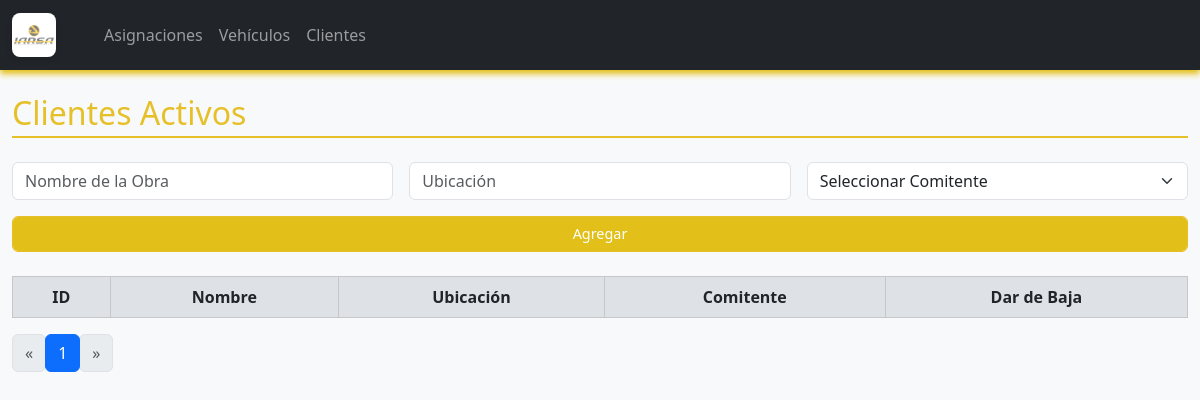
Before: /clientes with the older database file.
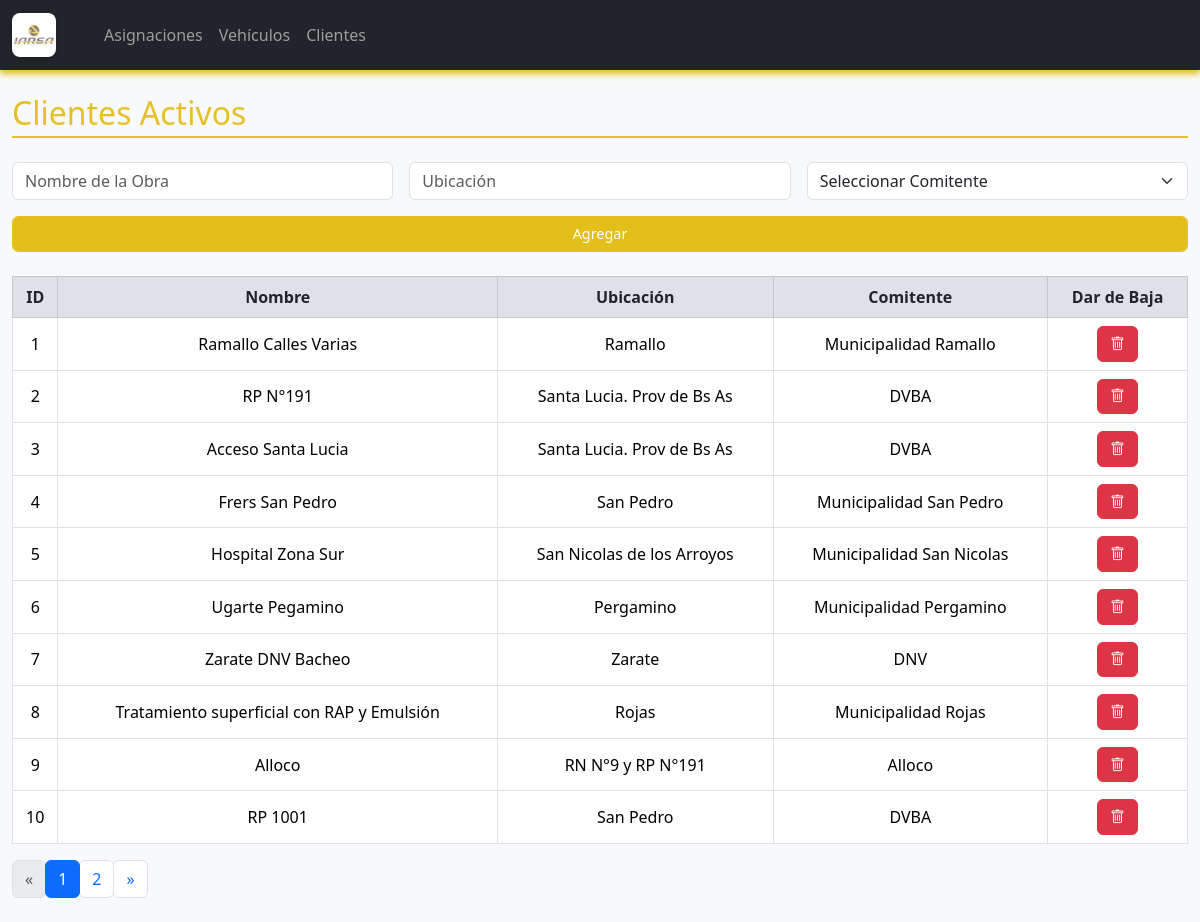
After: the same page with the newer database file.
### logistica/models.py (models this page shows, shortened)
class Cliente(db.Model):
    id = db.Column(db.Integer, primary_key=True)
    nombre = db.Column(db.String(100), nullable=False)
    ubicacion = db.Column(db.String(100), nullable=False)
    comitente = db.Column(db.String(100), nullable=False)
    estado = db.Column(db.String(10), nullable=False, default="Activo")

### logistica/routes.py (the view)
@main.route('/clientes')
def clientes():
    page = request.args.get('page', 1, type=int)
    query = Cliente.query.filter_by(estado="Activo").order_by(Cliente.id)
    clientes, total, total_pages, page = paginar_query(query, page)
    return render_template('clientes.html',
                           clientes=clientes,
                           page=page,
                           total_pages=total_pages)

### logistica/routes.py (called while the page is built)
def paginar_query(query, page, per_page=10):
    total = query.count()
    total_pages = max((total + per_page - 1) // per_page, 1)
    if page < 1:
        page = 1
    elif page > total_pages:
        page = total_pages
    items = query.offset((page - 1) * per_page).limit(per_page).all()
    return items, total, total_pages, page

### logistica/templates/clientes.html (shortened to what this page needs)
{% extends "index.html" %}
{% block content %}
<h2 class="mb-4 section-title">Clientes Activos</h2>
<form method="POST" action="{{ url_for('main.agregar_cliente') }}" class="row g-3 mb-4">
    <div class="col-md-4">
        <input type="text" name="nombre" class="form-control" placeholder="Nombre de la Obra" required>
    </div>
    <div class="col-md-4">
        <input type="text" name="ubicacion" class="form-control" placeholder="Ubicación" required>
    </div>
    <div class="col-md-4">
        <select name="comitente" class="form-select" required>
            <option value="">Seleccionar Comitente</option>
        </select>
    </div>
    <div class="col-md-12 d-flex align-items-end">
    <button type="submit" class="btn btn-primary form-control">Agregar</button>
    </div>
</form>
<table class="table table-bordered table-hover align-middle">
    <thead class="table-light">
        <tr>
            <th>ID</th>
            <th>Nombre</th>
            <th>Ubicación</th>
            <th>Comitente</th>
            <th>Dar de Baja</th>
        </tr>
    </thead>
    <tbody>
        {% for c in clientes %}
        <tr>
            <td>{{ c.id }}</td>
            <td>{{ c.nombre }}</td>
            <td>{{ c.ubicacion }}</td>
            <td>{{ c.comitente }}</td>
            <td>
                <a href="{{ url_for('main.baja_cliente', id=c.id) }}" class="btn btn-danger btn-sm">
                    <i class="bi bi-trash"></i>
                </a>
            </td>
        </tr>
        {% endfor %}
    </tbody>
</table>
<nav aria-label="Page navigation example">
  <ul class="pagination">
    <li class="page-item {% if page == 1 %}disabled{% endif %}">
      <a class="page-link" href="{{ url_for('main.clientes', page=page-1) }}" aria-label="Previous">
        <span aria-hidden="true">&laquo;</span>
      </a>
    </li>
    {% for p in range(1, total_pages + 1) %}
      <li class="page-item {% if p == page %}active{% endif %}">
        <a class="page-link" href="{{ url_for('main.clientes', page=p) }}">{{ p }}</a>
      </li>
    {% endfor %}
    <li class="page-item {% if page == total_pages %}disabled{% endif %}">
      <a class="page-link" href="{{ url_for('main.clientes', page=page+1) }}" aria-label="Next">
        <span aria-hidden="true">&raquo;</span>
      </a>
    </li>
  </ul>
</nav>
{% endblock %}

### logistica/templates/index.html (shortened to what this page needs)
<!DOCTYPE html>
<html lang="es">
<head>
    <link href="https://cdn.jsdelivr.net/npm/bootstrap@5.3.7/dist/css/bootstrap.min.css" rel="stylesheet">
    <link href="https://cdn.jsdelivr.net/npm/bootstrap-icons@1.10.5/font/bootstrap-icons.css" rel="stylesheet">
    <link rel="stylesheet" href="{{ url_for('static', filename='style.css') }}">
</head>
<body>
    <nav class="navbar navbar-expand-lg navbar-dark bg-dark">
        <div class="container-fluid">
            <a class="navbar-brand d-flex align-items-center" href="{{ url_for('main.index') }}">
                <img src="{{ url_for('static', filename='isologo IARSA.png') }}" alt="Logo" width="40" height="40" class="me-2">
            </a>
            <div class="collapse navbar-collapse" id="navbarNav">
                <ul class="navbar-nav me-auto">
                    <li class="nav-item">
                        <a class="nav-link" aria-current="page" href="{{ url_for('main.index') }}"></a>
                    </li>
                    <li class="nav-item">
                        <a class="nav-link" href="{{ url_for('main.index') }}">Asignaciones</a>
                    </li>
                    <li class="nav-item">
                        <a class="nav-link" href="{{ url_for('main.vehiculos') }}">Vehículos</a>
                    </li>
                    <li class="nav-item">
                        <a class="nav-link" href="{{ url_for('main.clientes') }}">Clientes</a>
                    </li>
                </ul>
            </div>
        </div>
    </nav>
    <div class="container my-4">
        {% block content %}{% endblock %}
    </div>
</body>
</html>

### logistica/static/style.css (style rules this page uses)
body { background-color: #f8f9fa; font-family: 'Segoe UI', Tahoma, Geneva, Verdana, sans-serif; }
h1, h2, h3 { color: #e6c028; }
.table th, .table td { text-align: center; vertical-align: middle; }
.btn { border-radius: 0.375rem; padding: 0.375rem 0.75rem; font-size: 0.9rem; }
.btn-danger { color: #fff; }
.btn-primary { background-color: #e3c019; border-color: #e6c028; }
form input, form select { border-radius: 0.375rem; }
.navbar { box-shadow: 0 4px 6px #e3c019; }
.navbar-brand { font-weight: bold; letter-spacing: 1px; }
.navbar-brand img { width: 44px; height: 44px; object-fit: contain; background: #fff; border-radius: 8px; padding: 2px; margin-right: 10px; box-shadow: 0 2px 6px rgba(0,0,0,0.12); }
.pagination .page-item .page-link { border-radius: 0.375rem; }
.container { max-width: 1200px; }
.table thead th { background-color: #dee2e6; font-weight: bold; color: #212529; }
.section-title { border-bottom: 2px solid #e6c028; padding-bottom: 0.25rem; margin-bottom: 1.5rem; }

Changed rows visible on the page:
added Cliente: id "1", nombre "Ramallo Calles Varias", ubicacion "Ramallo", comitente "Municipalidad Ramallo"
added Cliente: id "2", nombre "RP N°191", ubicacion "Santa Lucia. Prov de Bs As", comitente "DVBA"
added Cliente: id "3", nombre "Acceso Santa Lucia", ubicacion "Santa Lucia. Prov de Bs As", comitente "DVBA"
added Cliente: id "4", nombre "Frers San Pedro", ubicacion "San Pedro", comitente "Municipalidad San Pedro"
added Cliente: id "5", nombre "Hospital Zona Sur", ubicacion "San Nicolas de los Arroyos", comitente "Municipalidad San Nicolas"
added Cliente: id "6", nombre "Ugarte Pegamino", ubicacion "Pergamino", comitente "Municipalidad Pergamino"
added Cliente: id "7", nombre "Zarate DNV Bacheo", ubicacion "Zarate", comitente "DNV"
added Cliente: id "8", nombre "Tratamiento superficial con RAP y Emulsión", ubicacion "Rojas", comitente "Municipalidad Rojas"
added Cliente: id "9", nombre "Alloco", ubicacion "RN N°9 y RP N°191", comitente "Alloco"
added Cliente: id "10", nombre "RP 1001", ubicacion "San Pedro", comitente "DVBA"
Other visible differences:
new list line: "2"
